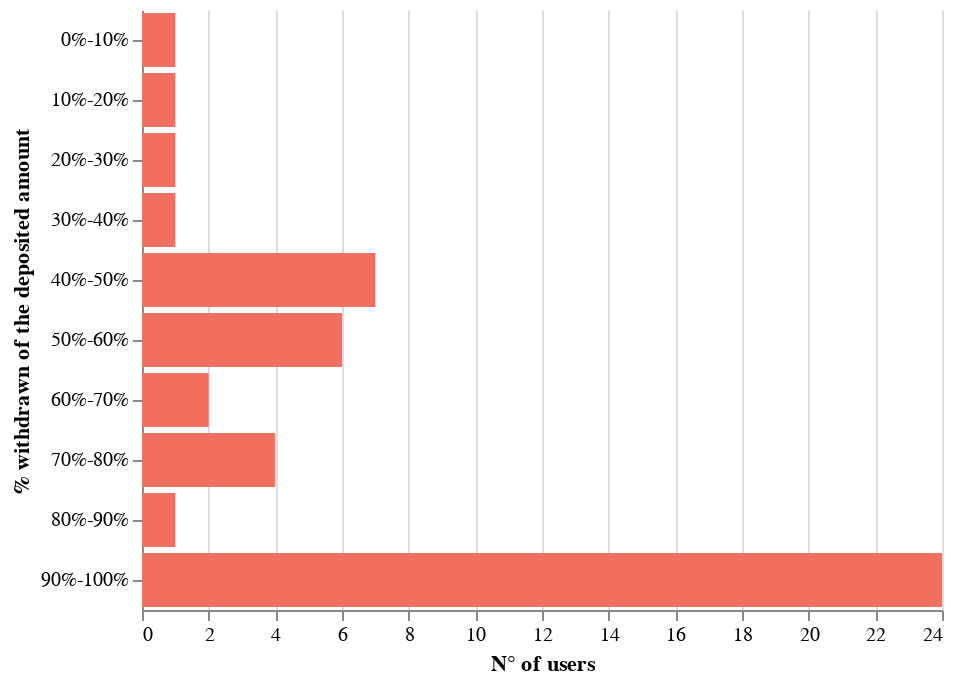

Notebook cell for this chart:
### Code cell
alt.Chart(with_perc_buckets.sort_values(by='PERC_WITHDRAWN').rename(columns=cols_dict)).mark_bar().encode(
    y=alt.X(cols_dict['PERC_WITHDRAWN']+":N", sort=alt.EncodingSortField(order='ascending')),
    x=cols_dict['TOT_USERS']+":Q",
    tooltip=[cols_dict['PERC_WITHDRAWN']+":N",cols_dict['TOT_USERS']+":Q"]
).configure_mark(
    color='#F1705F'
).properties(height=300).configure_axisX(
    labelAngle=0
).configure_view(strokeOpacity=0)

### Figure 1 — Vega-Lite specification as saved in the notebook (floating-point values rounded to 4 significant figures)
{"config": {"view": {"continuousWidth": 400, "continuousHeight": 300, "strokeOpacity": 0}, "axisX": {"labelAngle": 0}, "mark": {"color": "#F1705F"}}, "data": {"name": "data-c66cd8c5f436f4963adc5fe8896bc7bc"}, "mark": "bar", "encoding": {"tooltip": [{"field": "% withdrawn of the deposited amount", "type": "nominal"}, {"field": "N° of users", "type": "quantitative"}], "x": {"field": "N° of users", "type": "quantitative"}, "y": {"field": "% withdrawn of the deposited amount", "sort": {"order": "ascending"}, "type": "nominal"}}, "height": 300, "$schema": "https://vega.github.io/schema/vega-lite/v4.17.0.json", "datasets": {"data-c66cd8c5f436f4963adc5fe8896bc7bc": [{"% withdrawn of the deposited amount": "0%-10%", "N° of users": 1}, {"% withdrawn of the deposited amount": "10%-20%", "N° of users": 1}, {"% withdrawn of the deposited amount": "20%-30%", "N° of users": 1}, {"% withdrawn of the deposited amount": "30%-40%", "N° of users": 1}, {"% withdrawn of the deposited amount": "40%-50%", "N° of users": 7}, {"% withdrawn of the deposited amount": "50%-60%", "N° of users": 6}, {"% withdrawn of the deposited amount": "60%-70%", "N° of users": 2}, {"% withdrawn of the deposited amount": "70%-80%", "N° of users": 4}, {"% withdrawn of the deposited amount": "80%-90%", "N° of users": 1}, {"% withdrawn of the deposited amount": "90%-100%", "N° of users": 24}]}}
